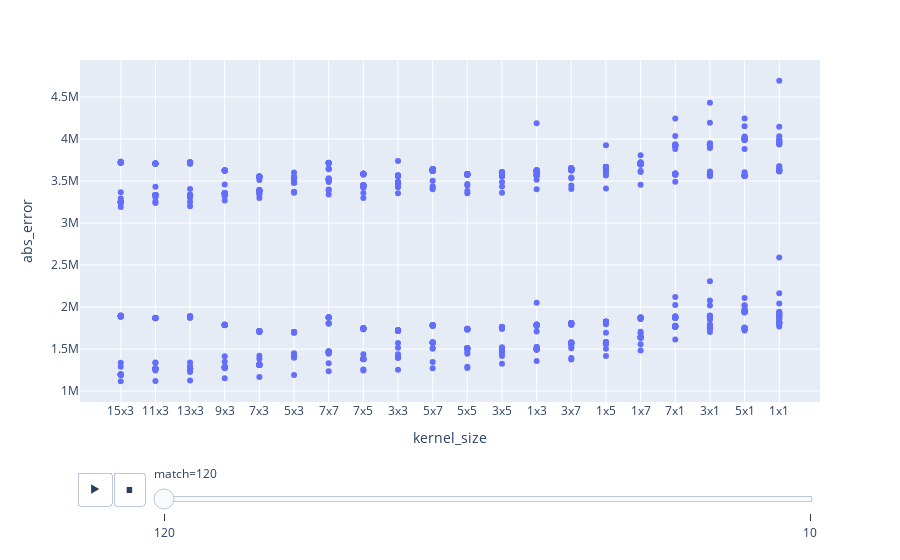

The code cell stored with this chart in its notebook:
### Code cell
fig_c

### Figure 1 — Plotly figure (JSON) as saved in the notebook; plotly's stock layout.template omitted (floating-point values rounded to 4 significant figures; data arrays with more than 128 entries replaced by an {"elided": "..."} marker saying what was removed)
{"data": [{"hovertemplate": "match=120<br>kernel_size=%{x}<br>abs_error=%{y}<extra></extra>", "legendgroup": "", "marker": {"color": "#636efa", "symbol": "circle"}, "mode": "markers", "name": "", "showlegend": false, "type": "scatter", "x": {"elided": "960 str values"}, "xaxis": "x", "y": {"elided": "960 int values"}, "yaxis": "y"}], "layout": {"legend": {"tracegroupgap": 0}, "margin": {"t": 60}, "sliders": [{"active": 0, "currentvalue": {"prefix": "match="}, "len": 0.9, "pad": {"b": 10, "t": 60}, "steps": [{"args": [["120"], {"frame": {"duration": 0, "redraw": false}, "fromcurrent": true, "mode": "immediate", "transition": {"duration": 0, "easing": "linear"}}], "label": "120", "method": "animate"}, {"args": [["10"], {"frame": {"duration": 0, "redraw": false}, "fromcurrent": true, "mode": "immediate", "transition": {"duration": 0, "easing": "linear"}}], "label": "10", "method": "animate"}], "x": 0.1, "xanchor": "left", "y": 0, "yanchor": "top"}], "updatemenus": [{"buttons": [{"args": [null, {"frame": {"duration": 500, "redraw": false}, "fromcurrent": true, "mode": "immediate", "transition": {"duration": 500, "easing": "linear"}}], "label": "&#9654;", "method": "animate"}, {"args": [[null], {"frame": {"duration": 0, "redraw": false}, "fromcurrent": true, "mode": "immediate", "transition": {"duration": 0, "easing": "linear"}}], "label": "&#9724;", "method": "animate"}], "direction": "left", "pad": {"r": 10, "t": 70}, "showactive": false, "type": "buttons", "x": 0.1, "xanchor": "right", "y": 0, "yanchor": "top"}], "xaxis": {"anchor": "y", "domain": [0, 1], "title": {"text": "kernel_size"}}, "yaxis": {"anchor": "x", "domain": [0, 1], "title": {"text": "abs_error"}}}}
